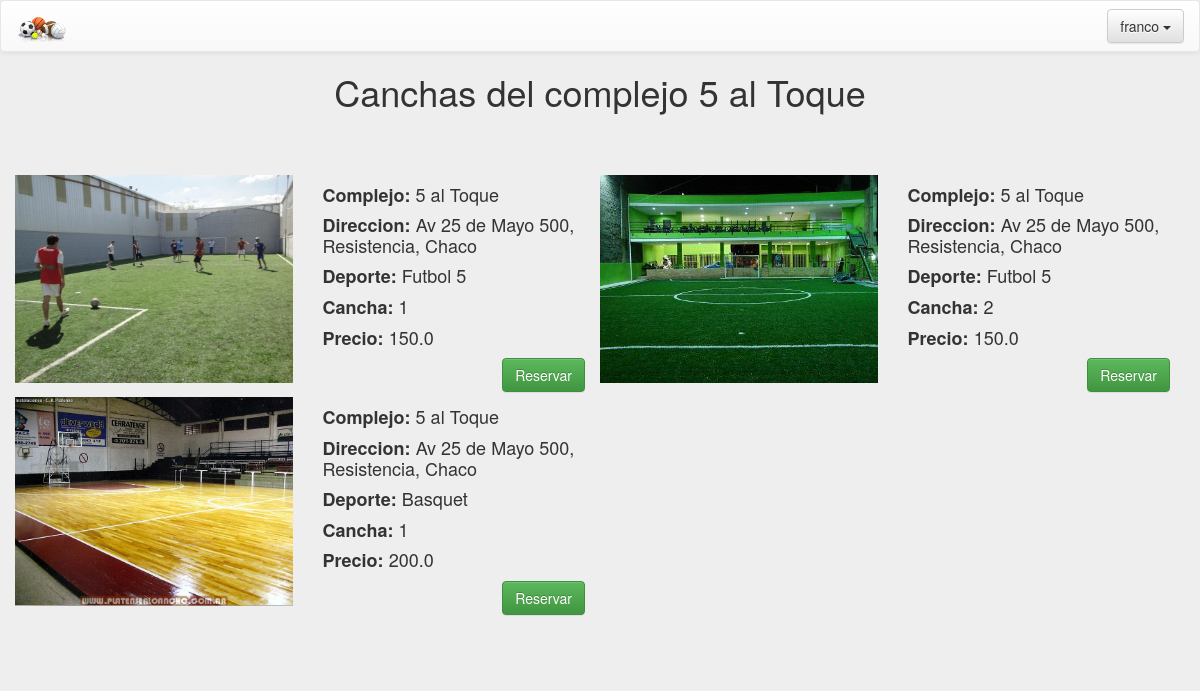
Page /complejo/1 (signed in) on the committed database.
### website/models.py (models this page shows, shortened)
class Complejo(models.Model):
	nombre = models.CharField(max_length=50)
	direccion = models.CharField(max_length=100)
	latitud = models.FloatField(null=True, blank=True)
	longitud = models.FloatField(null=True, blank=True)
	duenio = models.ForeignKey(User)

class Cancha(models.Model):
	hora_opciones=(
		('0','00.00 hs'), ('1','01.00 hs'), ('2','02.00 hs'),
		('3','03.00 hs'), ('4','04.00 hs'), ('5','05.00 hs'),
		('6','06.00 hs'), ('7','07.00 hs'), ('8','08.00 hs'),
		('9','09.00 hs'), ('10','10.00 hs'), ('11','11.00 hs'),
		('12','12.00 hs'), ('13','13.00 hs'), ('14','14.00 hs'),
		('15','15.00 hs'), ('16','16.00 hs'), ('17','17.00 hs'),
		('18','18.00 hs'), ('19','19.00 hs'), ('20','20.00 hs'),
		('21','21.00 hs'), ('22','22.00 hs'), ('23','23.00 hs'),
	)
	hora_comienzo_atencion = models.CharField(max_length=4,choices=hora_opciones)
	hora_fin_atencion = models.CharField(max_length=4,choices=hora_opciones)
	precio_por_turno = models.FloatField()
	imagen =  models.ImageField(upload_to='canchas', verbose_name='Imágen')
	deporte = models.ForeignKey(Deporte)
	complejo = models.ForeignKey(Complejo)
	numero_cancha = models.IntegerField(blank=True, null=True)

class Deporte(models.Model):
	nombre = models.CharField(max_length=50)

### website/views.py (the view)
# urls.py: url(r'^complejo/(?P<id_complejo>\d+)$', 'website.views.detalle_complejo'),
def detalle_complejo(request, id_complejo):
	complejo = get_object_or_404(Complejo, pk=id_complejo)
	results = Cancha.objects.filter(complejo=complejo)
	return render_to_response('detalle_complejo.html',
		{'results': results,
		'complejo': complejo,
		'user': request.user,
		},
		context_instance=RequestContext(request))

### website/templates/detalle_complejo.html
{% extends "list.html" %}
{% block search%}
<h1 align="center">Canchas del complejo {{complejo.nombre}}</h1>
{% endblock search%}
{% block buttons_cancha %}
<a class="btn btn-success reservar" href="/cancha/?id={{result.pk}}">Reservar</a>
{% endblock buttons_cancha %}

### website/templates/list.html (shortened to what this page needs)
{% extends "base.html" %}
{% block head %}
<link rel="stylesheet" href="{{ STATIC_URL }}css/list.css">
{% endblock head%}
{% block body %}
{% block search %}{% endblock search %}
<div class="jumbotron center">
	<div class="container">
		{% if results%}
		<div class="row">
		{% for result in results %}
			<div class="col-md-6 itemList">
				<div class="col-md-6 element" >
					<img src="{{ result.imagen.url }}">
				</div>
				<div class="col-md-6">
					<h4><strong>Complejo: </strong> {{result.complejo.nombre}}</h4>
					<h4><strong>Direccion: </strong> {{result.complejo.direccion}}</h4>
					<h4><strong>Deporte: </strong> {{result.deporte.nombre}}</h4>
					<h4><strong>Cancha: </strong> {{result.numero_cancha}}</h4>
					<h4><strong> Precio: </strong>{{result.precio_por_turno}}</h4>
					{% block buttons_cancha %}
					{% endblock buttons_cancha %}
				</div>
			</div>
			{% if forloop.counter|divisibleby:2 %}
			</div>
                    <div class="row">
                        {% endif %}
                        {% endfor %}
        </div>
		{% else %}
			<h1 style="text-align: center;">{% block empty %}Lo sentimos, no hay nada aquí{% endblock empty %}</h1>
		{%endif%}
	</div>
</div>
{% endblock body %}

### website/templates/base.html (shortened to what this page needs)
<!DOCTYPE html>
 <html class="no-js">
	<head>
			<link rel="stylesheet" href="{{ STATIC_URL }}css/bootstrap.min.css">
			<link rel="stylesheet" href="{{ STATIC_URL }}css/bootstrap-theme.min.css">
			{% block head %}{% endblock head %}
	</head>
	<body>
		<nav class="navbar navbar-default" role="navigation">
		  <div class="container-fluid">
		    <div class="navbar-header">
		      <a class="navbar-brand" href="#">
		      	<img src="{{STATIC_URL}}img/logo.png">
		      </a>
		    </div>
		    <div class="collapse navbar-collapse" id="bs-example-navbar-collapse-1">
		      <ul class="nav navbar-nav navbar-right">
		      {% block nav_right %}
		      {% if user.is_authenticated %}
				<li>
					<div class="dropdown">
						<button class="btn btn-default dropdown-toggle navbar-btn" type="button" id="dropdownMenu1" data-toggle="dropdown">
							{% if user.first_name %}
								{{user.first_name}}
							{% else %}
								{{user.username}}
							{% endif %}
							<span class="caret"></span>
						</button>
					</div>
				</li>
				{% else %}
				<div >
					<a class="btn btn-default navbar-btn" href="/register">Registrarse</a>
					<a class="btn btn-primary navbar-btn" href="/login">Iniciar sesi&oacute;n</a>
				</div>
				{% endif %}
		      {% endblock nav_right %}
		      </ul>
		    </div>
		  </div>
		</nav>
		{% block body %}{% endblock body %}
	</body>
</html>

### website/static/css/list.css (style rules this page uses)
.itemList { margin-top: 5px; padding: 0px; }
.itemList img { width: 100%; height: auto; }
.itemList .element { padding-left: 0px; }
.itemList .reservar { float: right; }

### website/templates/base.html (style rules this page uses)
.jumbotron { margin-bottom: 0; }
body { background-color: #eee }

### rows in the picture
Complejo: nombre "5 al Toque"
Cancha: imagen (picture), complejo.nombre "5 al Toque", complejo.direccion "Av 25 de Mayo 500, Resistencia, Chaco", deporte.nombre "Futbol 5", numero_cancha "1", precio_por_turno "150.0"
Cancha: imagen (picture), complejo.nombre "5 al Toque", complejo.direccion "Av 25 de Mayo 500, Resistencia, Chaco", deporte.nombre "Futbol 5", numero_cancha "2", precio_por_turno "150.0"
Cancha: imagen (picture), complejo.nombre "5 al Toque", complejo.direccion "Av 25 de Mayo 500, Resistencia, Chaco", deporte.nombre "Basquet", numero_cancha "1", precio_por_turno "200.0"

### other values in the picture
{{ user.username }} "franco"
